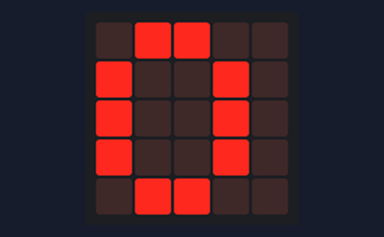
Simulated run of this program. Board: BBC micro:bit running MicroPython. On the bench: the board's 5×5 LED display.

Above: at 0.1 s.
At 1.6 s:
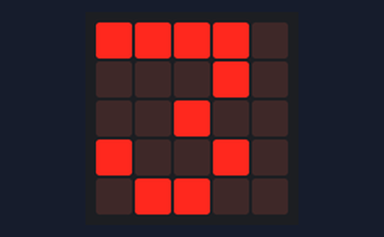
At 3.1 s:
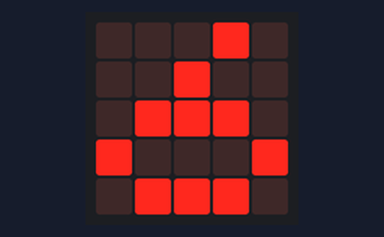
At 6.4 s:
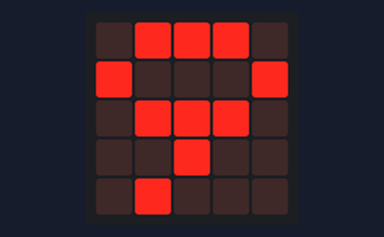
At 8.9 s:
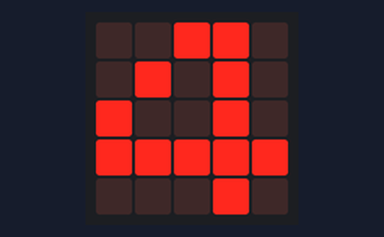
At 11.4 s:
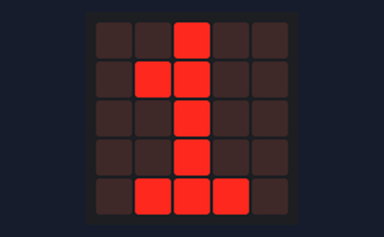

The program:

CountUpDown.py
```python
from microbit import *
while True:
    count = 0
    display.show(count)
    while count < 10:
        display.show(count)
        count += 1
        sleep(500)
    while count > 0:
        display.show(count)
        count -= 1
        sleep(500)
```

Measured:
- by itself, everything shown: repeats every 10.8 s, in 21 steps
- what the display in image 1 shows lasts 0.5 s, from 1.5 s to 2.0 s
